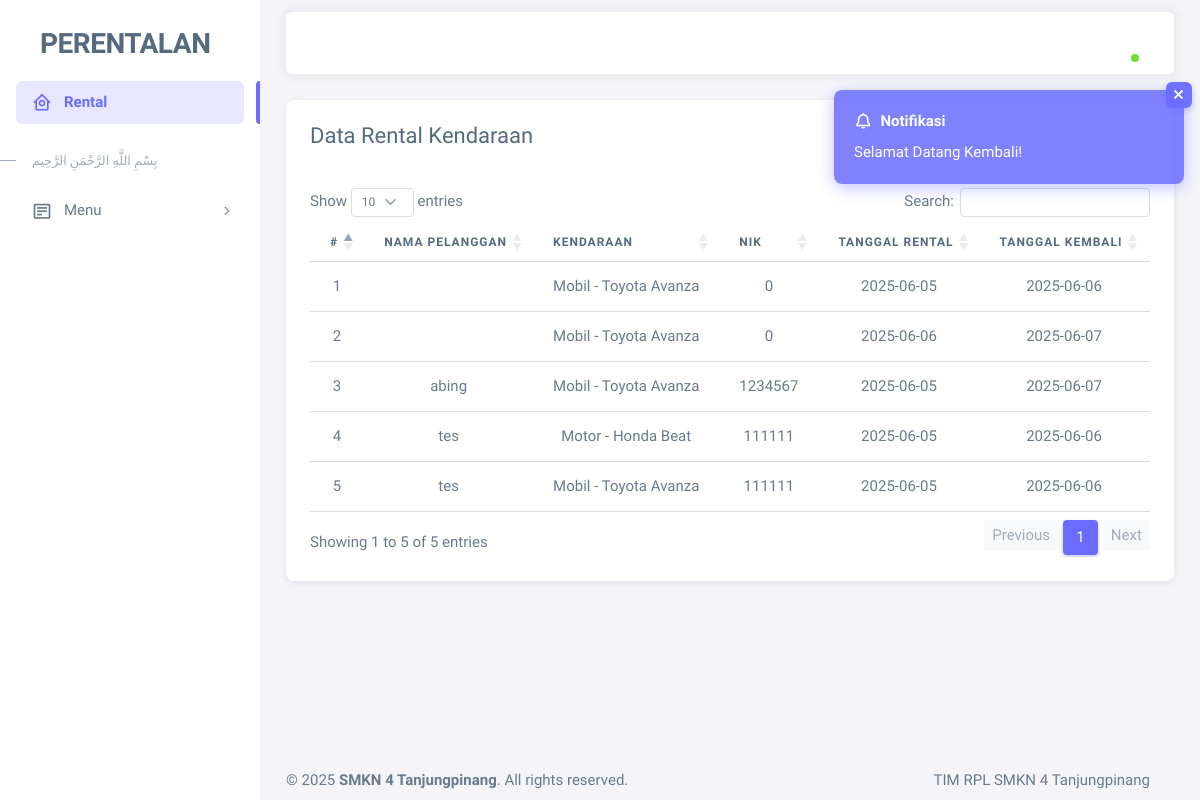
Page /rental.php (signed in) on the earlier database version.
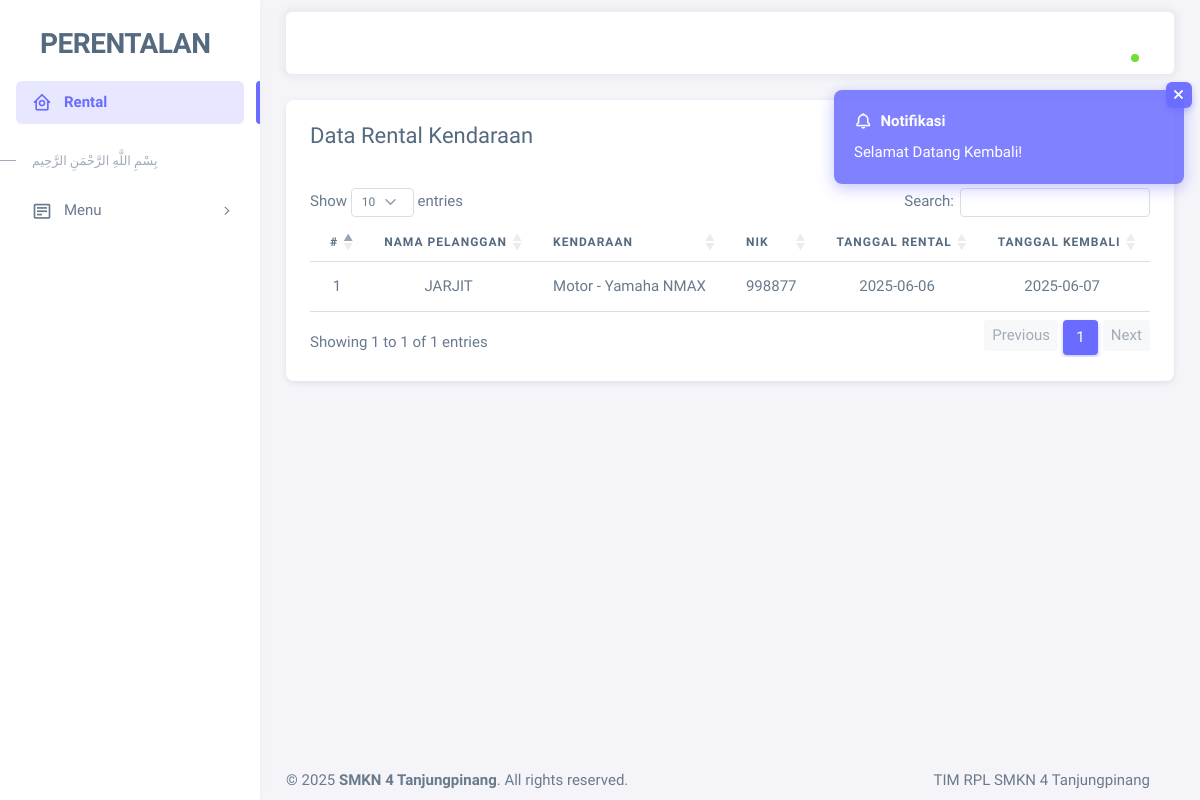
Same page on the later database version.
### tables this page shows
CREATE TABLE `rental` (
  `rental_id` int(11) NOT NULL,
  `kendaraan_id` int(11) DEFAULT NULL,
  `pelanggan_id` int(11) DEFAULT NULL,
  `tgl_rental` date DEFAULT NULL,
  `tgl_kembali` date DEFAULT NULL,
  `total` int(11) DEFAULT NULL
);

CREATE TABLE `kendaraan` (
  `kendaraan_id` int(11) NOT NULL,
  `tipe` varchar(50) NOT NULL,
  `model` varchar(50) DEFAULT NULL,
  `harga_per_hari` int(11) NOT NULL
);

CREATE TABLE `pelanggan` (
  `pelanggan_id` int(11) NOT NULL,
  `NIK` int(255) NOT NULL,
  `nama` varchar(100) NOT NULL,
  `sim` varchar(255) DEFAULT NULL
);

### .includes/init_session.php (called while the page is built, shortened)
<?php
$notification = $_SESSION['notification'] ?? null;
?>

### rental.php (the view, shortened to what this page needs)
<?php
include('.includes/header.php');
include('.includes/toast_notification.php');
?>
<div class="container-xxl flex-grow-1 container-p-y">
  <div class="card">
    <div class="card-header d-flex justify-content-between align-items-center">
      <h4>Data Rental Kendaraan</h4>
    </div>
    <div class="card-body">
      <div class="table-responsive text-nowrap">
        <table id="datatable" class="table table-hover">
          <thead class="text-center">
            <tr>
              <th>#</th>
              <th>Nama Pelanggan</th>
              <th>Kendaraan</th>
              <th>NIK</th>
              <th>Tanggal Rental</th>
              <th>Tanggal Kembali</th>
              <th>Total (Rp)</th>
            </tr>
          </thead>
          <tbody>
  <?php
  $query = "SELECT rental.*,
                   pelanggan.nama AS nama_pelanggan,
                   kendaraan.tipe,
                   kendaraan.model,
                   pelanggan.NIK
            FROM rental
            INNER JOIN pelanggan ON rental.pelanggan_id = pelanggan.pelanggan_id
            INNER JOIN kendaraan ON rental.kendaraan_id = kendaraan.kendaraan_id";
  $result = mysqli_query($conn, $query);
  if (!$result) {
    echo '<tr><td colspan="8" class="text-center">Query error: ' . mysqli_error($conn) . '</td></tr>';
  } elseif (mysqli_num_rows($result) == 0) {
    echo '<tr><td colspan="8" class="text-center">Tidak ada data rental ditemukan.</td></tr>';
  } else {
    $no = 1;
    while ($rental = mysqli_fetch_assoc($result)) :
  ?>
      <tr class="text-center">
        <td><?= $no++; ?></td>
        <td><?= htmlspecialchars($rental['nama_pelanggan']); ?></td>
        <td><?= htmlspecialchars($rental['tipe'] . ' - ' . $rental['model']); ?></td>
        <td><?= htmlspecialchars($rental['NIK']); ?></td>
        <td><?= $rental['tgl_rental']; ?></td>
        <td><?= $rental['tgl_kembali']; ?></td>
        <td>Rp <?= number_format($rental['total'], 0, ',', '.'); ?></td>
      </tr>
  <?php
    endwhile;
  }
  ?>
</tbody>
        </table>
      </div>
    </div>
  </div>
</div>
<?php include('.includes/footer.php'); ?>

### .includes/header.php (shortened to what this page needs)
<?php
include "init_session.php";
?>
<!DOCTYPE html>
<html lang="en">
  <head>
    <link rel="stylesheet" href="assets/vendor/fonts/boxicons.css" />
    <link rel="stylesheet" href="assets/vendor/css/core.css" class="template-customizer-core-css" />
    <link rel="stylesheet" href="assets/vendor/css/theme-default.css" class="template-customizer-theme-css" />
    <link rel="stylesheet" href="assets/css/styles.css" />
    <link rel="stylesheet" href="assets/vendor/css/dataTables.bootstrap5.min.css">
    <link rel="stylesheet" href="assets/vendor/libs/perfect-scrollbar/perfect-scrollbar.css" />
    <link rel="stylesheet" href="assets/vendor/css/summernote.min.css">
  </head>
  <body>
    <div class="layout-wrapper layout-content-navbar">
      <div class="layout-container">
        <?php include "sidemenu.php"; ?>
        <div class="layout-page">
          <?php include "navbar.php"; ?>
          <div class="content-wrapper">

### .includes/sidemenu.php (shortened to what this page needs)
<aside id="layout-menu" class="layout-menu menu-vertical menu bg-menu-theme">
  <div class="app-brand demo">
    <a href="./dashboard.php" class="app-brand-link">
      <span class="app-brand-text demo menu-text fw-bolder ms-2 text-uppercase">PERENTALAN</span>
    </a>
  </div>
  <ul class="menu-inner py-1">
    <li class="menu-item">
      <a href="rental.php" class="menu-link">
        <i class="menu-icon tf-icons bx bx-home-circle"></i>
        <div data-i18n="Analytics">Rental</div>
      </a>
    </li>
    <li class="menu-header small text-uppercase"><span class="menu-header-text">بِسْمِ اللَّهِ الرَّحْمَنِ الرَّحِيم</span></li>
    <li class="menu-item">
      <a href="javascript:void(0);" class="menu-link menu-toggle">
        <i class="menu-icon tf-icons bx bx-detail"></i>
        <div data-i18n="Posts">Menu</div>
      </a>
    </li>
  </ul>
</aside>

### .includes/navbar.php (shortened to what this page needs)
<nav class="layout-navbar container-xxl navbar navbar-expand-xl
navbar-detached align-items-center bg-navbar-theme" id="layout-navbar">
  <div class="navbar-nav-right d-flex align-items-center" id="navbar-collapse">
    <ul class="navbar-nav flex-row align-items-center ms-auto">
      <li class="nav-item navbar-dropdown dropdown-user dropdown">
        <a class="nav-link dropdown-toggle hide-arrow" href="javascript:void(0);" data-bs-toggle="dropdown">
          <div class="avatar avatar-online">
          </div>
        </a>
      </li>
    </ul>
  </div>
</nav>

### .includes/toast_notification.php (shortened to what this page needs)
<?php if ($notification): ?>
  <div id="notifikasi" class="bs-toast toast fade bg-<?= $notification['type'] ?> position-absolute m-3 end-0" role="alert" data-bs-autohide="true">
    <div class="toast-header">
      <i class="bx bx-bell me-2"></i>
      <strong class="me-auto"><?= $notification['title'] ?? 'Notifikasi' ?></strong>
      <button type="button" class="btn-close" data-bs-dismiss="toast" aria-label="Close"></button>
    </div>
    <div class="toast-body">
      <?= $notification['message'] ?>
    </div>
  </div>
<?php endif; ?>

### .includes/footer.php (shortened to what this page needs)
            <footer class="content-footer footer bg-footer-theme">
              <div class="container-xxl d-flex flex-wrap justify-content-between py-2 flex-md-row flex-column">
                <div class="mb-2 mb-md-0">
                  ©
                  <a href="#" target="_blank" class="footer-link fw-bolder">SMKN 4 Tanjungpinang</a>.
                  All rights reserved.
                </div>
                <div>
                  <a href="#" target="_blank" class="footer-link me-4">TIM RPL SMKN 4 Tanjungpinang</a>
                </div>
              </div>
            </footer>
          </div>
        </div>
      </div>
    </div>
</body>
</html>

### assets/css/styles.css (style rules this page uses)
.menu .app-brand.demo { height: 64px; margin-top: 12px; }
.app-brand-text.demo { font-size: 1.75rem; letter-spacing: -0.5px; text-transform: lowercase; }

Differences in the rows shown:
removed rental: kendaraan.model "Mobil - Toyota Avanza", pelanggan.NIK "0", tgl_rental "2025-06-05", tgl_kembali "2025-06-06"
removed rental: kendaraan.model "Mobil - Toyota Avanza", pelanggan.NIK "0", tgl_rental "2025-06-06", tgl_kembali "2025-06-07"
removed rental: pelanggan.nama "abing", kendaraan.model "Mobil - Toyota Avanza", pelanggan.NIK "1234567", tgl_rental "2025-06-05", tgl_kembali "2025-06-07"
removed rental: pelanggan.nama "tes", kendaraan.model "Motor - Honda Beat", pelanggan.NIK "111111", tgl_rental "2025-06-05", tgl_kembali "2025-06-06"
removed rental: pelanggan.nama "tes", kendaraan.model "Mobil - Toyota Avanza", pelanggan.NIK "111111", tgl_rental "2025-06-05", tgl_kembali "2025-06-06"
added rental: pelanggan.nama "JARJIT", kendaraan.model "Motor - Yamaha NMAX", pelanggan.NIK "998877", tgl_rental "2025-06-06", tgl_kembali "2025-06-07"
Other differences:
text written by a page script: "Show entries Search: Showing 1 to 5 of 5 entries Previous 1 Next" → "Show entries Search: Showing 1 to 1 of 1 entries Previous 1 Next"
